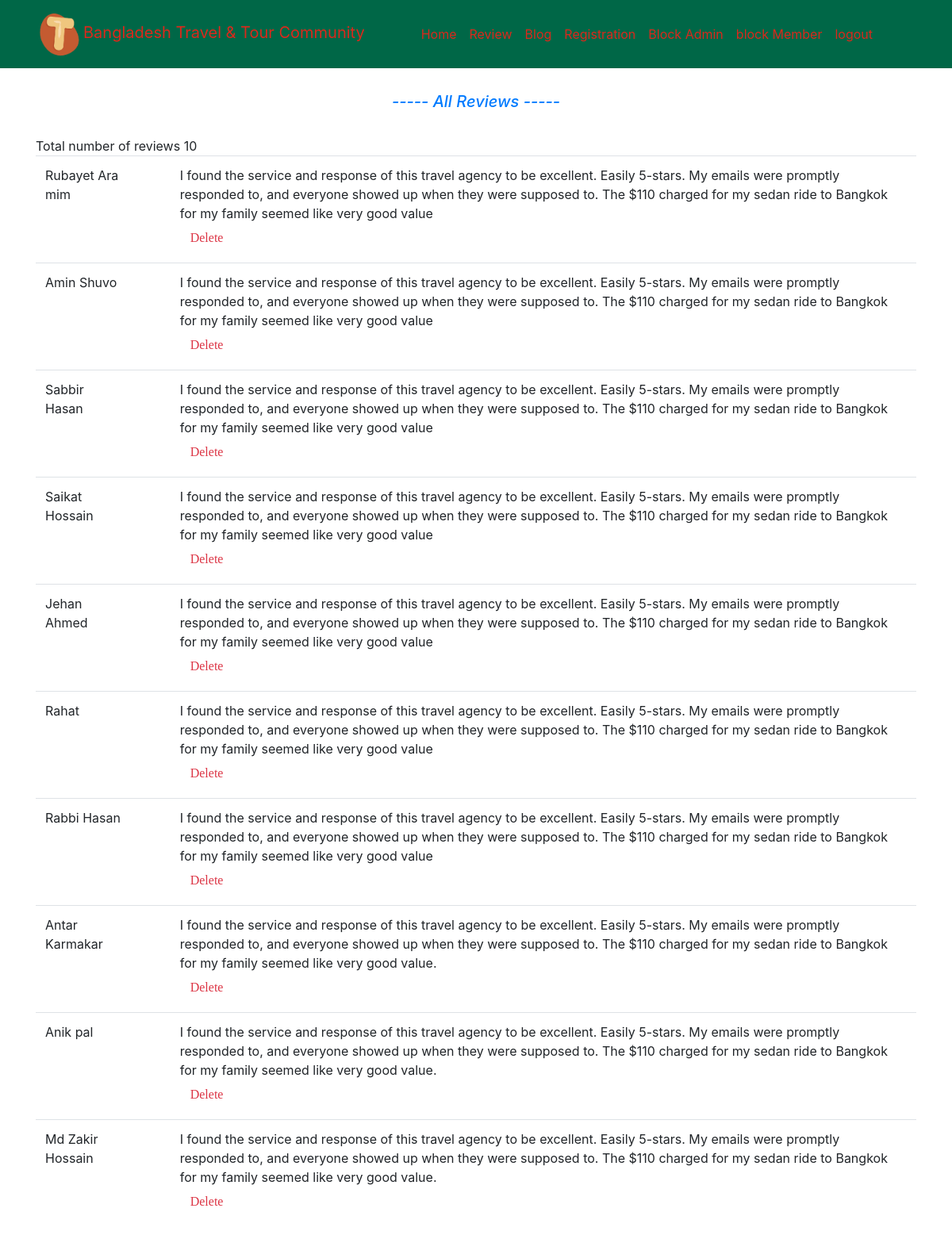
The app's page /admin/updatereview.php with its own data.
### tables this page shows
CREATE TABLE `review` (
  `id` int(10) NOT NULL,
  `name` varchar(50) NOT NULL,
  `email` varchar(100) NOT NULL,
  `review` varchar(300) NOT NULL
);

### admin/updatereview.php (the view, shortened to what this page needs)
<!DOCTYPE html>
<html>
    <head>
        <link rel="stylesheet" href="https://stackpath.bootstrapcdn.com/bootstrap/4.3.1/css/bootstrap.min.css">
    </head>
    <body>
        <nav class="navbar navbar-expand-md" style="background-color: #006747">
            <div class="container" style="">
                <a class="navbar-brand" href="adindex.php" style="color: #DA291C"><img src="../images/icon.webp" height="60px" width="60px">Bangladesh Travel & Tour Community</a>
                <ul class="navbar-nav mx-auto">
                    <li class="navbar-item">
                        <a class="nav-link" href="adindex.php" style="color: #DA291C">Home</a>
                    </li>
                    <li class="navbar-item">
                        <a class="nav-link" href="updatereview.php" style="color: #DA291C">Review</a>
                    </li>
                    <li class="navbar-item">
                        <a class="nav-link" href="updateblog.php" style="color: #DA291C">Blog</a>
                    </li>
                    <li class="navbar-item">
                        <a class="nav-link" href="adregistration.php" style="color: #DA291C">Registration</a>
                    </li>
                    <li class="navbar-item">
                        <a class="nav-link" href="blockadmin.php" style="color: #DA291C">Block Admin</a>
                    </li>
                    <li class="navbar-item">
                        <a class="nav-link" href="blockuser.php" style="color: #DA291C">block Member</a>
                    </li>
                    <li class="navbar-item">
                        <a class="nav-link" href="adlogout.php" style="color: #DA291C">logout</a>
                    </li>
                </ul>
            </div>
        </nav>
        <div class="container table-responsive">
            <h1 class="text-primary text-center" style="font-size: 20px; font-style: italic; padding-top:30px">----- All Reviews -----</h1>
            <br />
            <table class="table table-hover">
                <tbody>
                <?php
                    $con = mysqli_connect("localhost","root","","projectbttc");
                    $sql = "select id, name, review from review order by id desc";
                    $result = mysqli_query($con, $sql);
                    $num = mysqli_num_rows($result);
                    if($num>0)
                    {
                        while($row = mysqli_fetch_assoc($result))
                        {
                            echo "<tr>";
                                echo "<td>";
                                    echo $row["name"];
                                echo "</td>";
                                echo "<td>";
                                echo "</td>";
                                echo "<td>";
                                echo "</td>";
                                echo "<td>";
                                    echo $row["review"];
                                    ?>
                                    <br />
                                    <a href="updatereview.php?del=<?php echo $row["id"];?>" style="text-align: right; font-family: cursive" class="btn text-danger">Delete</a>
                                    <?php
                                echo "</td>";
                            echo "</tr>";
                        }
                    }
                    else
                    {
                        echo "There is no review yet.";
                    }
                ?>
                </tbody>
            </table>
        </div>
    </body>
</html>

### records on screen
review: name "Rubayet Ara mim", review "I found the service and response of this travel agency to be excellent. Easily 5-stars. My emails were promptly responded to, and everyone showed up when they were supposed to. The $110 charged for my sedan ride to Bangkok for my family seemed like very good value"
review: name "Amin Shuvo", review "I found the service and response of this travel agency to be excellent. Easily 5-stars. My emails were promptly responded to, and everyone showed up when they were supposed to. The $110 charged for my sedan ride to Bangkok for my family seemed like very good value"
review: name "Sabbir Hasan", review "I found the service and response of this travel agency to be excellent. Easily 5-stars. My emails were promptly responded to, and everyone showed up when they were supposed to. The $110 charged for my sedan ride to Bangkok for my family seemed like very good value"
review: name "Saikat Hossain", review "I found the service and response of this travel agency to be excellent. Easily 5-stars. My emails were promptly responded to, and everyone showed up when they were supposed to. The $110 charged for my sedan ride to Bangkok for my family seemed like very good value"
review: name "Jehan Ahmed", review "I found the service and response of this travel agency to be excellent. Easily 5-stars. My emails were promptly responded to, and everyone showed up when they were supposed to. The $110 charged for my sedan ride to Bangkok for my family seemed like very good value"
review: name "Rahat", review "I found the service and response of this travel agency to be excellent. Easily 5-stars. My emails were promptly responded to, and everyone showed up when they were supposed to. The $110 charged for my sedan ride to Bangkok for my family seemed like very good value"
review: name "Rabbi Hasan", review "I found the service and response of this travel agency to be excellent. Easily 5-stars. My emails were promptly responded to, and everyone showed up when they were supposed to. The $110 charged for my sedan ride to Bangkok for my family seemed like very good value"
review: name "Antar Karmakar", review "I found the service and response of this travel agency to be excellent. Easily 5-stars. My emails were promptly responded to, and everyone showed up when they were supposed to. The $110 charged for my sedan ride to Bangkok for my family seemed like very good value."
review: name "Anik pal", review "I found the service and response of this travel agency to be excellent. Easily 5-stars. My emails were promptly responded to, and everyone showed up when they were supposed to. The $110 charged for my sedan ride to Bangkok for my family seemed like very good value."
review: name "Md Zakir Hossain", review "I found the service and response of this travel agency to be excellent. Easily 5-stars. My emails were promptly responded to, and everyone showed up when they were supposed to. The $110 charged for my sedan ride to Bangkok for my family seemed like very good value."
